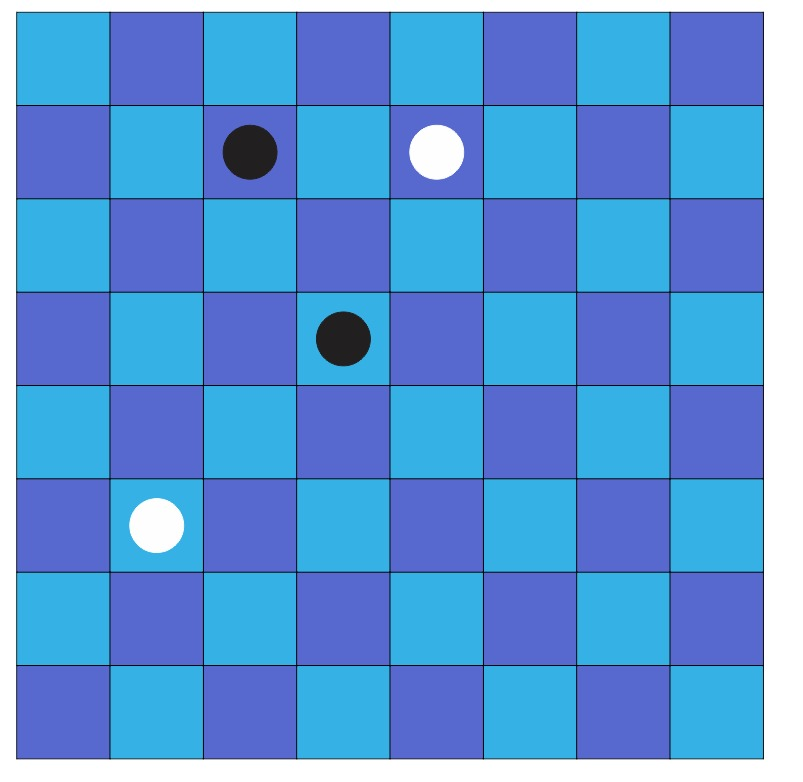
#> input picture board4.jpeg, 803 x 782 px
$ python teste.py
#> lines starting #> are read from the running program, lines starting #| are printed output that depends on the picture; after the words box and inside, x2 and y2 are one past the last pixel; in counts of white or black regions, pixels touching at a corner belong together
import cv2
import numpy as np


def nothing(x):
    pass


cv2.namedWindow("Tracking")
cv2.createTrackbar("LH", "Tracking", 0, 255, nothing)
#> slider 'LH' is set to 51
cv2.createTrackbar("LS", "Tracking", 0, 255, nothing)
#> slider 'LS' is set to 51
cv2.createTrackbar("LV", "Tracking", 0, 255, nothing)
#> slider 'LV' is set to 51
cv2.createTrackbar("UH", "Tracking", 255, 255, nothing)
cv2.createTrackbar("US", "Tracking", 255, 255, nothing)
cv2.createTrackbar("UV", "Tracking", 255, 255, nothing)

while True:
    img = cv2.imread("board4.jpeg")
#> img is the input picture: shape (782, 803, 3); mean B, G, R 216.5, 150.7, 90.4
    hsv = cv2.cvtColor(img, cv2.COLOR_BGR2HSV)
#> hsv: shape (782, 803, 3); mean H, S, V 97.8, 151, 216.5

    l_h = cv2.getTrackbarPos("LH", "Tracking")
    l_s = cv2.getTrackbarPos("LS", "Tracking")
    l_v = cv2.getTrackbarPos("LV", "Tracking")
    u_h = cv2.getTrackbarPos("UH", "Tracking")
    u_s = cv2.getTrackbarPos("US", "Tracking")
    u_v = cv2.getTrackbarPos("UV", "Tracking")

    lower_color = np.array([l_h, l_s, l_v])
    upper_color = np.array([u_h, u_s, u_v])

    mask = cv2.inRange(hsv, lower_color, upper_color)
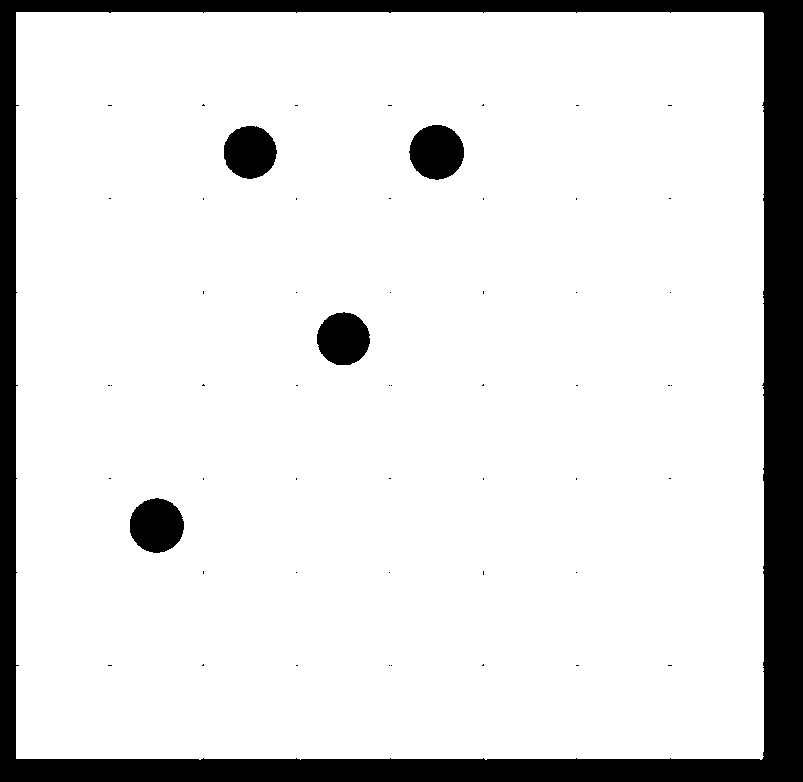
#> mask: shape (782, 803); 87.5% white; 55 black regions (50 under 20 px), largest, box (x1, y1, x2, y2) and area: (0, 0, 803, 782) 69265, (409, 125, 464, 180) 2334, (130, 498, 184, 553) 2304, (224, 126, 277, 179) 2184, (317, 312, 370, 365) 2182

    res = cv2.bitwise_and(img, img, mask=mask)
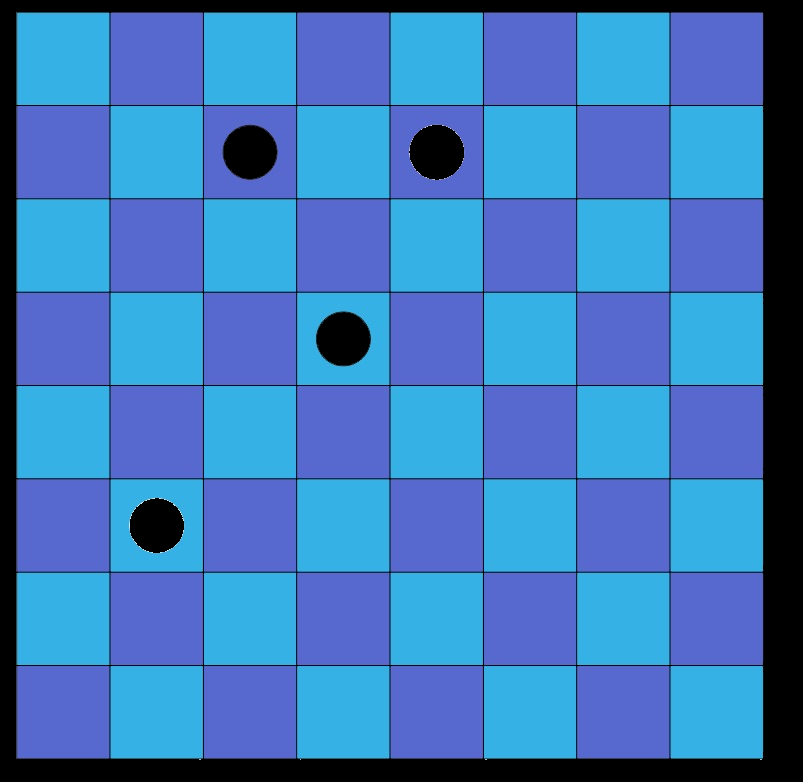
#> res: shape (782, 803, 3); mean B, G, R 186.4, 120.6, 60.4

    cv2.imshow('frame', img)
    cv2.imshow('mask', mask)
    cv2.imshow('res', res)

    if cv2.waitKey(1) & 0xFF == ord("q"):
#> (key q is pressed here)
        break
